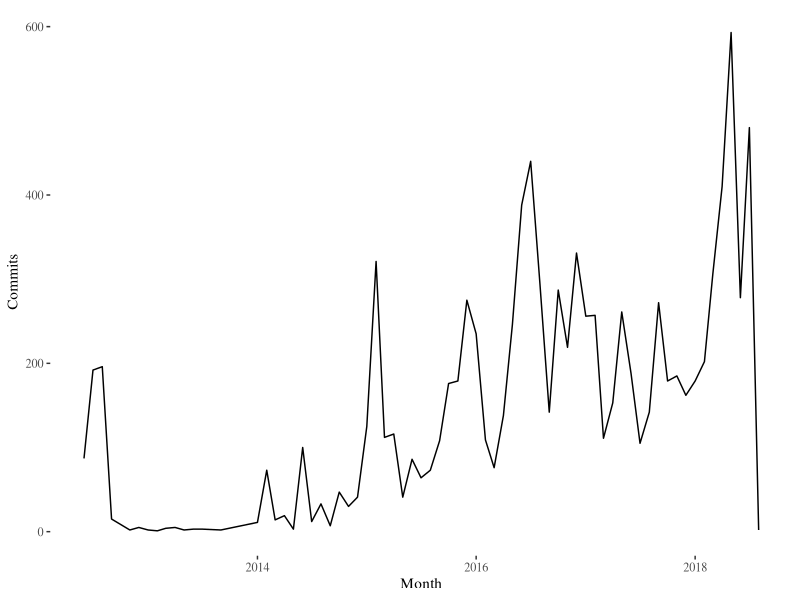

Generate this figure with R:
library(ggplot2)
library(ggthemes)

commits.t <- read.csv("../data/commits.csv")

commits.t$Month <- as.Date(commits.t$Month)
ggplot(commits.t, aes(x=Month,y=Commits))+geom_line()+theme_tufte()
